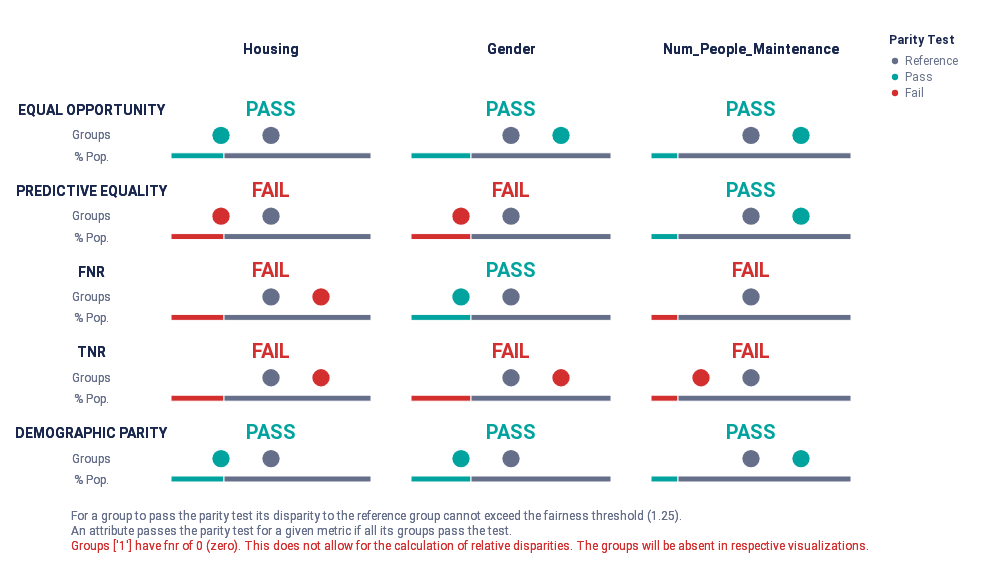
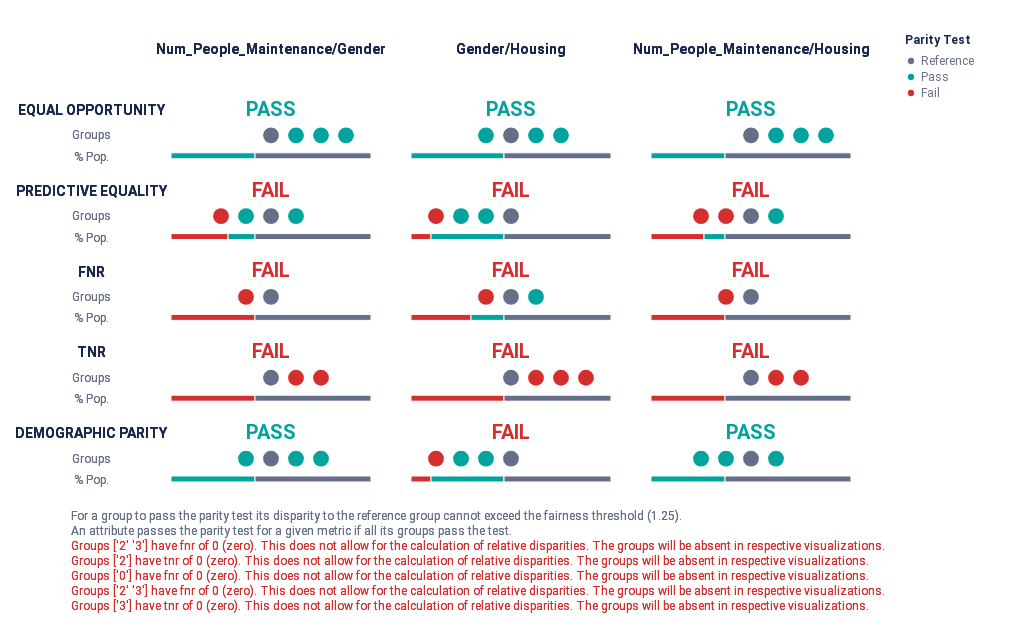

Source (notebook cell) for these figures, in order:
### Code cell
plot_audit(df_test, protected_attributes)
plot_audit(df_test_int, protected_attributes_int)
